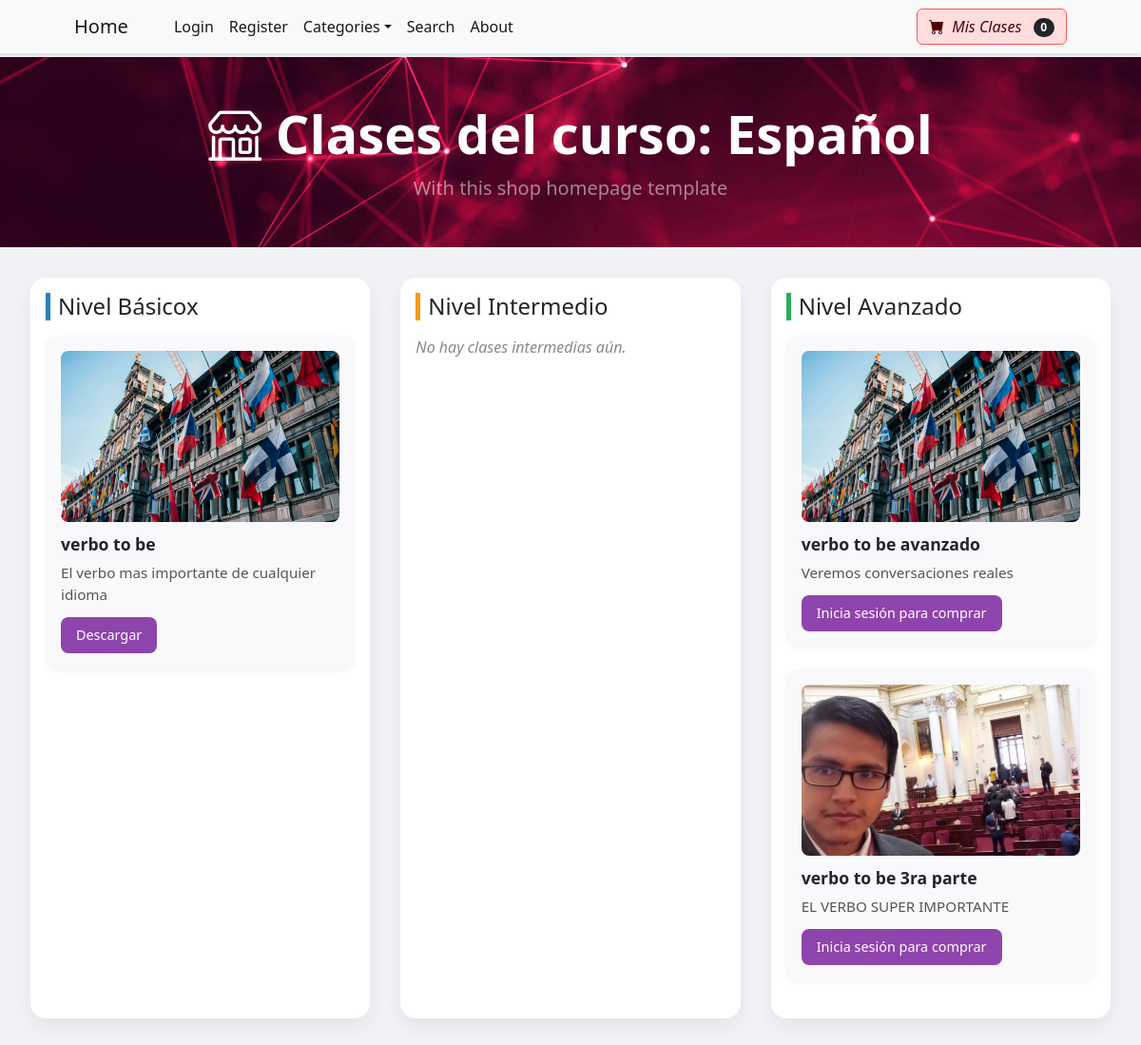
The app's page /product/2/detail/ with its own data.
### store/models.py (models this page shows, shortened)
class Product(models.Model):
    name = models.CharField(max_length=100)
    user = models.ForeignKey(User, on_delete=models.CASCADE)
    price = models.DecimalField(default=0, decimal_places=2, max_digits=6)
    category = models.ForeignKey(Category, on_delete=models.CASCADE, default=1)
    description = models.CharField(max_length=250, default='', blank=True, null=True)
    image = models.ImageField(upload_to='uploads/product')
    is_sale = models.BooleanField(default=False)
    sale_price = models.DecimalField(default=0, decimal_places=2, max_digits=6, null=True, blank=True)
    pay_method = models.CharField(max_length=250, null=True)
    video = models.FileField(upload_to="video", null=True)
    created_day = models.DateTimeField(default=timezone.now)

class Clase(models.Model):
    user = models.ForeignKey(
        User, related_name='user_clase', on_delete=models.CASCADE
    )
    productClase = models.ForeignKey(  # 🔥 Relación con Blog
        Product, related_name='clases', on_delete=models.CASCADE, default=1
    )
    titleClase = models.CharField(max_length=250)
    slugClase = models.SlugField(null=True, blank=True)
    fileClase = models.FileField(upload_to='files', verbose_name="Archivo")
    bannerClase = models.ImageField(upload_to='clase_banners')
    descriptionClase = models.CharField(max_length=450)
    nivel = models.CharField(  # 🔥 Campo para Nivel
        max_length=20,
        choices=[("Basico", "Básico"), ("Intermedio", "Intermedio"), ("Avanzado", "Avanzado")],
        default="Basico"
    )
    class_date = models.DateField(auto_now_add=True)
    usuarios_pagados = models.ManyToManyField(
        User,
        related_name='clases_pagadas',
        blank=True,
        help_text="Usuarios que han pagado por esta clase"
    )

### store/views.py (the view)
# urls.py: path('product/<int:id>/detail/', views.product_detail_view, name='product_detail'),
def product_detail_view(request, id):
    product = get_object_or_404(Product, id=id)
    clases_basico = Clase.objects.filter(productClase=product, nivel="Basico")
    clases_intermedio = Clase.objects.filter(productClase=product, nivel="Intermedio")
    clases_avanzado = Clase.objects.filter(productClase=product, nivel="Avanzado")
    clases_pagadas = []
    if request.user.is_authenticated:
        clases_pagadas = [
            str(clase.id) for clase in request.user.clases_pagadas.filter(productClase=product)
        ]
    else:
        clases_pagadas = request.session.get('clases_pagadas', [])
    context = {
        "product": product,
        "clases_basico": clases_basico,
        "clases_intermedio": clases_intermedio,
        "clases_avanzado": clases_avanzado,
        "clases_pagadas": clases_pagadas,  # 👈 agregado
    }
    return render(request, 'product_detail.html', context)

### cart/cart.py (called while the page is built)
    def __len__(self):
        return len(self.cart)

### cart/context_processors.py (called while the page is built)
def cart(request):
    return {'cart': Cart(request)}

### store/templates/product_detail.html (shortened to what this page needs)
{% extends 'base.html' %}
{% block content %}
<header style="background: url('/static/assets/rojo.jpg') center/cover no-repeat; min-height: 200px;" class="d-flex justify-content-center align-items-center">
    <div class="text-center text-white">
        <h1 class="display-4 fw-bolder"><i class="bi bi-shop"></i>  Clases del curso: {{ product.name }}</h1>
        <p class="lead fw-normal text-white-50 mb-0">With this shop homepage template</p>
    </div>
  </header>
<div class="full-wrapper">
    <div class="levels-wrapper">
        <div class="level-column">
            <h3 class="level-title basic">Nivel Básicox</h3>
            {% if clases_basico %}
                {% for clase in clases_basico %}
                    <div class="class-card">
                        <img src="{{ clase.bannerClase.url }}" alt="Banner básico" class="class-image">
                        <h4 class="class-title">{{ clase.titleClase }}</h4>
                        <p class="class-description">{{ clase.descriptionClase }}</p>
                        <a href="{{ clase.fileClase.url }}" class="download-button" download>Descargar</a>
                    </div>
                {% endfor %}
            {% else %}
                <p class="no-classes">No hay clases básicas aún.</p>
            {% endif %}
        </div>
        <div class="level-column">
            <h3 class="level-title intermediate">Nivel Intermedio</h3>
            {% if clases_intermedio %}
                {% for clase in clases_intermedio %}
                    <div class="class-card">
                        <img src="{{ clase.bannerClase.url }}" alt="Banner intermedio" class="class-image">
                        <h4 class="class-title">{{ clase.titleClase }}</h4>
                        <p class="class-description">{{ clase.descriptionClase }}</p>
                        <a href="{{ clase.fileClase.url }}" class="download-button" download>Descargar</a>
                    </div>
                {% endfor %}
            {% else %}
                <p class="no-classes">No hay clases intermedias aún.</p>
            {% endif %}
        </div>
        <div class="level-column">
            <h3 class="level-title advanced">Nivel Avanzado</h3>
            {% if clases_avanzado %}
                {% for clase in clases_avanzado %}
                    <div class="class-card">
                        <img src="{{ clase.bannerClase.url }}" alt="Banner avanzado" class="class-image">
                        <h4 class="class-title">{{ clase.titleClase }}</h4>
                        <p class="class-description">{{ clase.descriptionClase }}</p>
                        {% if user.is_authenticated %}
                            {% if clase.id|stringformat:"s" in clases_pagadas %}
                                <a href="{{ clase.fileClase.url }}" class="download-button" download>Descargar PDF</a>
                            {% else %}
                                <form method="POST" action="{% url 'izipay_checkout_clase' clase.id %}">
                                    {% csrf_token %}
                                    <button type="submit" class="download-button">Pagar $2 por PDF</button>
                                </form>
                            {% endif %}
                        {% else %}
                            <a href="{% url 'login' %}" class="download-button">Inicia sesión para comprar</a>
                        {% endif %}
                    </div>
                {% endfor %}
            {% else %}
                <p class="no-classes">No hay clases avanzadas aún.</p>
            {% endif %}
        </div>
    </div>
</div>
{% endblock %}

### store/templates/product_detail.html (style rules this page uses)
body { margin: 0; padding: 0; font-family: 'Segoe UI', Roboto, sans-serif; background-color: #f0f2f5; }
.full-wrapper { width: 100%; padding: 2rem; }
.levels-wrapper { display: flex; gap: 2rem; justify-content: space-between; flex-wrap: wrap; }
.level-column { flex: 1; min-width: 300px; background-color: #ffffff; padding: 1rem; border-radius: 16px; box-shadow: 0 8px 20px rgba(0, 0, 0, 0.06); }
.level-title { font-size: 1.5rem; margin-bottom: 1rem; padding-left: 0.5rem; border-left: 5px solid #8e44ad; }
.level-title.basic { border-color: #2980b9; }
.level-title.intermediate { border-color: #f39c12; }
.level-title.advanced { border-color: #27ae60; }
.class-card { background-color: #f9f9fb; border-radius: 12px; padding: 1rem; margin-bottom: 1.5rem; box-shadow: 0 2px 6px rgba(0,0,0,0.05); display: flex; flex-direction: column; transition: transform 0.2s ease; }
.class-image { width: 100%; height: 180px; object-fit: cover; border-radius: 8px; margin-bottom: 0.8rem; }
.class-title { font-size: 1.1rem; font-weight: 600; margin-bottom: 0.5rem; }
.class-description { flex-grow: 1; font-size: 0.95rem; color: #555; margin-bottom: 0.8rem; }
.download-button { align-self: flex-start; padding: 0.5rem 1rem; background-color: #8e44ad; color: white; border-radius: 8px; text-decoration: none; font-size: 0.9rem; transition: background-color 0.3s ease; }
.no-classes { font-style: italic; color: #888; }

### records on screen
Product: name "Español"
Clase: bannerClase (picture), titleClase "verbo to be", descriptionClase "El verbo mas importante de cualquier idioma"
Clase: bannerClase (picture), titleClase "verbo to be avanzado", descriptionClase "Veremos conversaciones reales"
Clase: bannerClase (picture), titleClase "verbo to be 3ra parte", descriptionClase "EL VERBO SUPER IMPORTANTE"

### other values on screen
{{ cart|length }} "0"
